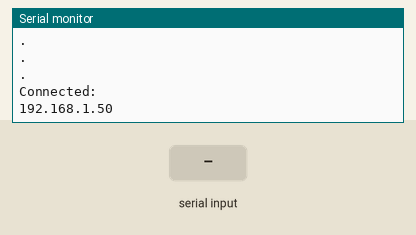
This sketch was run on a simulated ESP32. On the bench: the last lines printed to the serial monitor. The inputs (shaded band) are chosen by the test bench. WiFi joins after 1.5 s; servers stay silent unless stated.

Above: at 2.7 s.
2.8 s: "1\n" received over the second serial link
At 4.0 s:
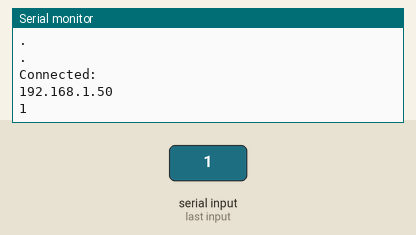
4.3 s: "0\n" received over the second serial link
At 5.4 s:
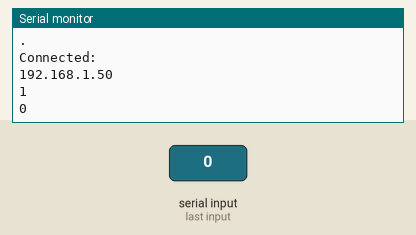
5.8 s: "2\n" received over the second serial link
At 6.6 s:
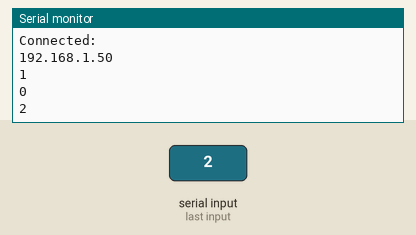
Timing chart, 0 to 8.8 s (numbered marks = the images above; inputs shaded):
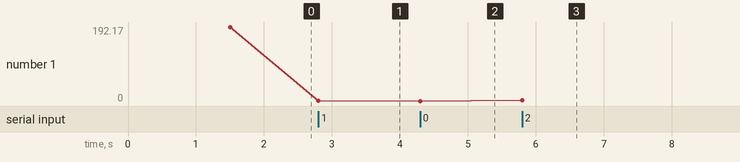

The sketch:

firetest.ino
```cpp
#include <IOXhop_FirebaseESP32.h>
#include <SoftwareSerial.h>
#include <WiFi.h>
#define WIFI_SSID "Darshans wifi"
#define WIFI_PASSWORD "17523988"
#define FIREBASE_AUTH "https://esp32-firebase-d84f6-default-rtdb.firebaseio.com/"
#define FIREBASE_HOST "lLxdIjycu39rhYKH2L3NkrsLEMLOKhHcshlMZHY3"

int button = 5;

SoftwareSerial abc (18, 19);  //rx tx serial pins bw esp and ard


void setup() {
  // put your setup code here, to run once:
  Serial.begin(115200);
  abc.begin(9600);
  pinMode(5, INPUT_PULLUP);
  WiFi.begin(WIFI_SSID, WIFI_PASSWORD);
  Serial.println("Connecting");
  while(WiFi.status() != WL_CONNECTED) {
    Serial.println(".");
    delay(500);
  }

  Serial.println();
  Serial.println("Connected: ");
  Serial.println(WiFi.localIP());
  Firebase.begin(FIREBASE_AUTH, FIREBASE_HOST);
}
void loop() {
    String msg = abc.readStringUntil('\n');
    Serial.println(msg);
    if(msg.length()>0)
    {
      FBpush(msg);
    }
}

void FBpush(String msg)
{
   Firebase.pushString("sensor_data/alldata", msg);

}
```

Measured:
- after the input at 2.8 s, the serial monitor: prints a new line at once (image 1)
- after the input at 4.3 s, the serial monitor: prints a new line at once (image 2)
- after the input at 5.8 s, the serial monitor: prints a new line at once (image 3)
- plotted number 1: 192.17 → 1 after the input at 2.8 s, 1 → 0 after the input at 4.3 s, 0 → 2 after the input at 5.8 s
